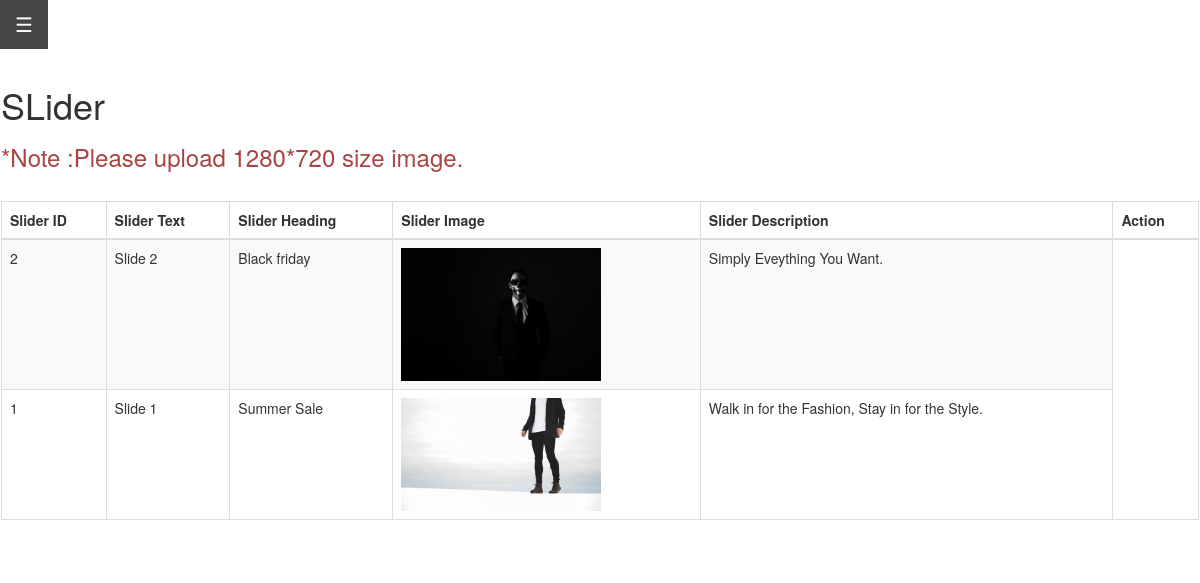
The page /admin/slider.php (signed in) on the database its author committed.
### tables this page shows
CREATE TABLE `slider` (
  `slide_id` int(10) NOT NULL,
  `slide_name` varchar(255) NOT NULL,
  `slide_image` text NOT NULL,
  `slide_heading` varchar(100) NOT NULL,
  `slide_text` varchar(100) NOT NULL
);

### admin/slider.php (the view, shortened to what this page needs)
<?php
include('../db.php');
$query = "SELECT * FROM slider ORDER BY slide_id  DESC";
$result = mysqli_query($con, $query);
?>
<!DOCTYPE html>
<html lang="en">
<head>
    <link rel="stylesheet" href="inclueds/sidebar.css">
    <link rel="stylesheet" href="https://maxcdn.bootstrapcdn.com/bootstrap/3.4.1/css/bootstrap.min.css">
    <link rel="stylesheet" href="https://stackpath.bootstrapcdn.com/font-awesome/4.7.0/css/font-awesome.min.css">
    <link rel="stylesheet" type="text/css" href="https://cdn.jsdelivr.net/npm/toastify-js/src/toastify.min.css">
</head>
<body>
<div class="row">
        <div class="col-lg-2">
        <?php include 'inclueds/sidebar.php'; ?>
        </div>
        <div class="col-lg-12" id="main">
        <h1>SLider</h1>
        <h3 class="text-danger fw-bold ">*Note :Please upload 1280*720  size image.</h3><br>
        <table class="table table-striped table-bordered">
    <thead>
        <tr>
            <th scope="col">Slider ID</th>
            <th scope="col">Slider Text</th>
            <th scope="col">Slider Heading</th>
            <th scope="col">Slider Image</th>
            <th scope="col">Slider Description</th>
            <th scope="col">Action</th>
        </tr>
    </thead>
    <tbody>
        <?php
        while ($row = mysqli_fetch_assoc($result)) {
            $imagePath = '../img/' . $row['slide_image'];
            echo '<tr>';
            echo '<td>' . $row['slide_id'] . '</td>';
            echo '<td>' . $row['slide_name'] . '</td>';
            echo '<td>' . $row['slide_heading'] . '</td>';
            echo '<td><img src="' . $imagePath . '" alt="Product Image" style="max-width: 200px;"></td>';
            echo '<td>' . $row['slide_text'] . '</td>';
            echo '</tr>';
        }
        ?>
    </tbody>
</table>
</div>

### admin/inclueds/sidebar.css (style rules this page uses)
body { font-family: "Lato", sans-serif; }
#main { transition: margin-left 0.5s; padding: 16px; }

### rows shown on the page
slider: slide_id "2", slide_name "Slide 2", slide_heading "Black friday", slide_image (picture), slide_text "Simply Eveything You Want."
slider: slide_id "1", slide_name "Slide 1", slide_heading "Summer Sale", slide_image (picture), slide_text "Walk in for the Fashion, Stay in for the Style."
